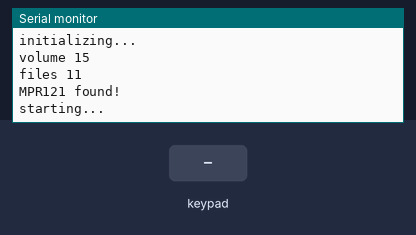
This sketch was run on a simulated Arduino Uno, built with avr-gcc and run on an emulated ATmega328P. Shown: the last lines printed to the serial monitor. The test bench sets the inputs (shaded band). The audio player accepts every command and is not drawn.

Above: at 1.2 s.
1.3 s: key '0' pressed
At 2.4 s:
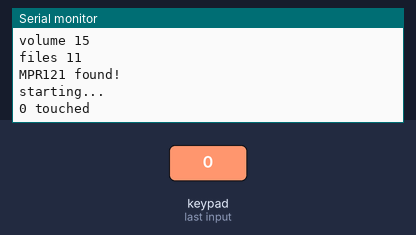
2.8 s: keypad keys 1 2 3 4 pressed 0.4 s apart
At 4.5 s:
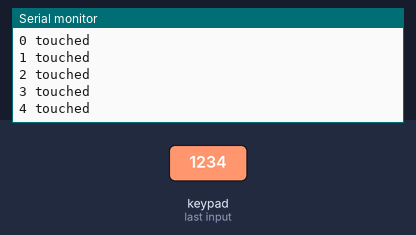
5.9 s: key '5' pressed
At 7.1 s:
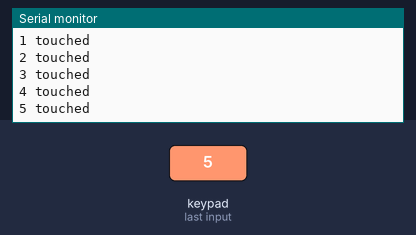
7.4 s: keypad keys 1 2 3 4 A pressed 0.4 s apart
At 9.5 s:
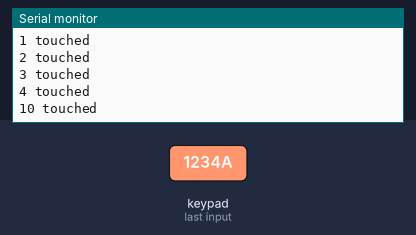
Timing chart, 0 to 11.0 s (numbered marks = the images above; inputs shaded):
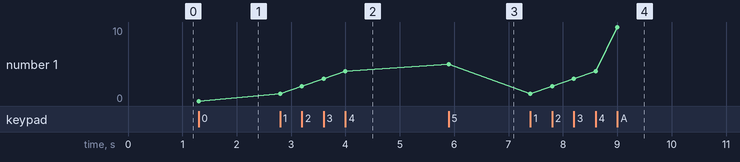

The sketch:

PlayMp3.ino
```cpp
// this example will play a track and then
// every five seconds play another track
//
// it expects the sd card to contain these three mp3 files
// but doesn't care whats in them
//
// sd:/mp3/0001.mp3
// sd:/mp3/0002.mp3
// sd:/mp3/0003.mp3

#include <SoftwareSerial.h>
#include <DFMiniMp3.h>
#include <Wire.h>
#include "Adafruit_MPR121.h"

// You can have up to 4 on one i2c bus but one is enough for testing!
Adafruit_MPR121 cap = Adafruit_MPR121();

// implement a notification class,
// its member methods will get called
//
class Mp3Notify
{
public:
  static void OnError(uint16_t errorCode)
  {
    // see DfMp3_Error for code meaning
    Serial.println();
    Serial.print("Com Error ");
    Serial.println(errorCode);
  }

  static void OnPlayFinished(uint16_t globalTrack)
  {
    Serial.println();
    Serial.print("Play finished for #");
    Serial.println(globalTrack);
  }

  static void OnCardOnline(uint16_t code)
  {
    Serial.println();
    Serial.print("Card online ");
    Serial.println(code);
  }

  static void OnCardInserted(uint16_t code)
  {
    Serial.println();
    Serial.print("Card inserted ");
    Serial.println(code);
  }

  static void OnCardRemoved(uint16_t code)
  {
    Serial.println();
    Serial.print("Card removed ");
    Serial.println(code);
  }
};

// instance a DFMiniMp3 object,
// defined with the above notification class and the hardware serial class
//
//

// Some arduino boards only have one hardware serial port, so a software serial port is needed instead.
// comment out the above definition and uncomment these lines
SoftwareSerial secondarySerial(10, 11); // RX, TX
DFMiniMp3<SoftwareSerial, Mp3Notify> mp3(secondarySerial);
uint16_t count;
uint16_t currtouched = 0;
uint16_t lasttouched = 0;

void setup()
{
  Serial.begin(115200);

  Serial.println("initializing...");

  mp3.begin();

  uint16_t volume = mp3.getVolume();
  Serial.print("volume ");
  Serial.println(volume);
  mp3.setVolume(25);

  //count = mp3.getTotalTrackCount();
  count = 11;
  Serial.print("files ");
  Serial.println(count);

  if (!cap.begin(0x5A)) {
    Serial.println("MPR121 not found, check wiring?");
    while (1);
  }
  Serial.println("MPR121 found!");

  Serial.println("starting...");
}

void waitMilliseconds(uint16_t msWait)
{
  uint32_t start = millis();

  while ((millis() - start) < msWait)
  {
    // calling mp3.loop() periodically allows for notifications
    // to be handled without interrupts
    mp3.loop();
    delay(1);
  }
}

void loop()
{
    currtouched = cap.touched();

  for (uint8_t i=0; i<12; i++) {
    // it if *is* touched and *wasnt* touched before, alert!
    if ((currtouched & _BV(i)) && !(lasttouched & _BV(i)) ) {
      Serial.print(i); Serial.println(" touched");
      mp3.playMp3FolderTrack(i);
    }
  }
    // reset our state
  lasttouched = currtouched;

//  for(int i=3; i < count;i++) {
//    Serial.println(i);
//    mp3.playMp3FolderTrack(i);  // sd:/mp3/0001.mp3
//
//    waitMilliseconds(600);
//  }
}
```

Measured:
- after the input at 1.3 s, the serial monitor: prints a new line at once (image 1)
- after the input at 2.8 s, the serial monitor: prints a new line at once (image 2)
- after the input at 5.9 s, the serial monitor: prints a new line at once (image 3)
- after the input at 7.4 s, the serial monitor: prints a new line at once (image 4)
- plotted number 1: 0 → 4 after the input at 2.8 s, 4 → 5 after the input at 5.9 s, 5 → 10 after the input at 7.4 s
